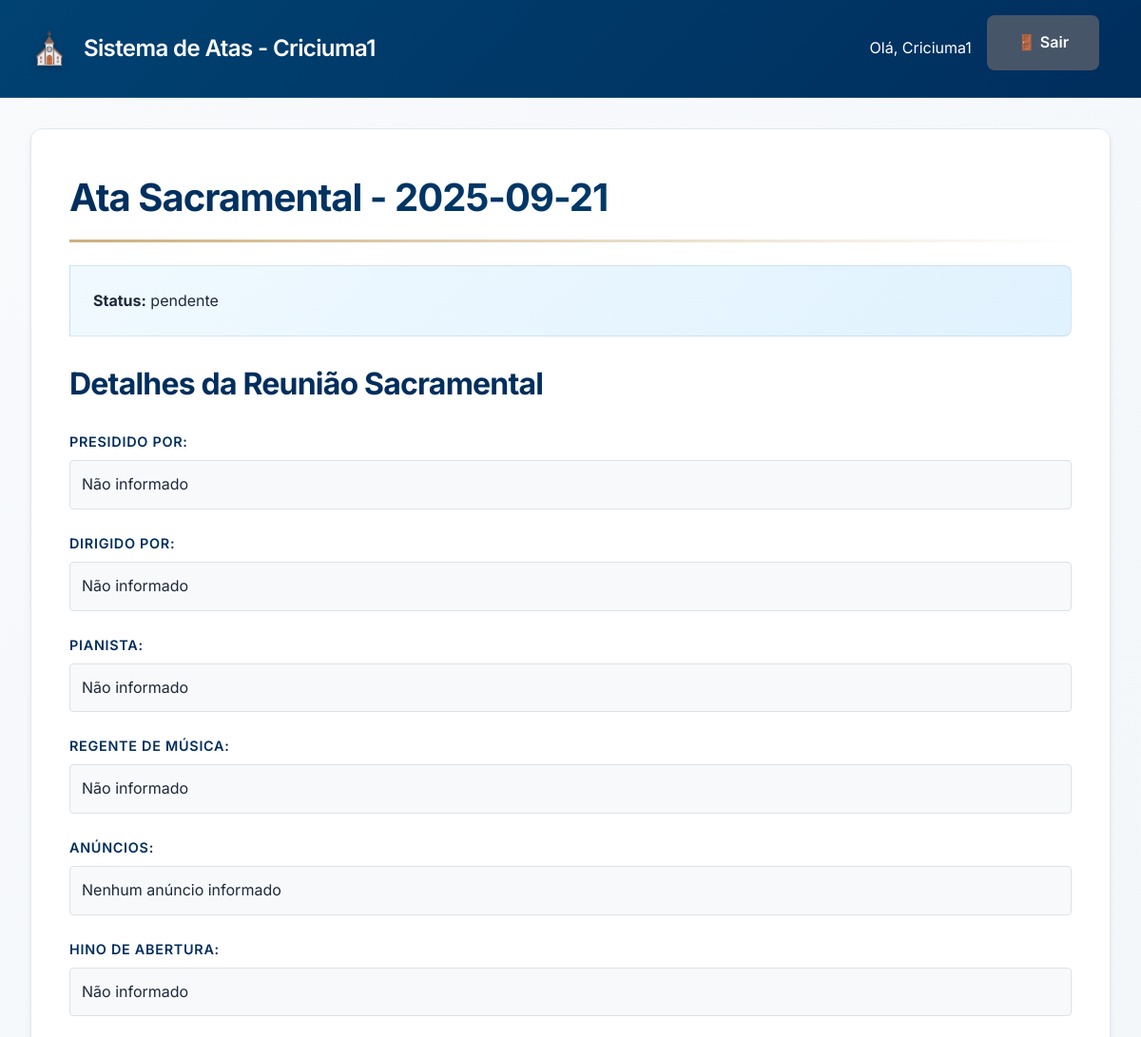
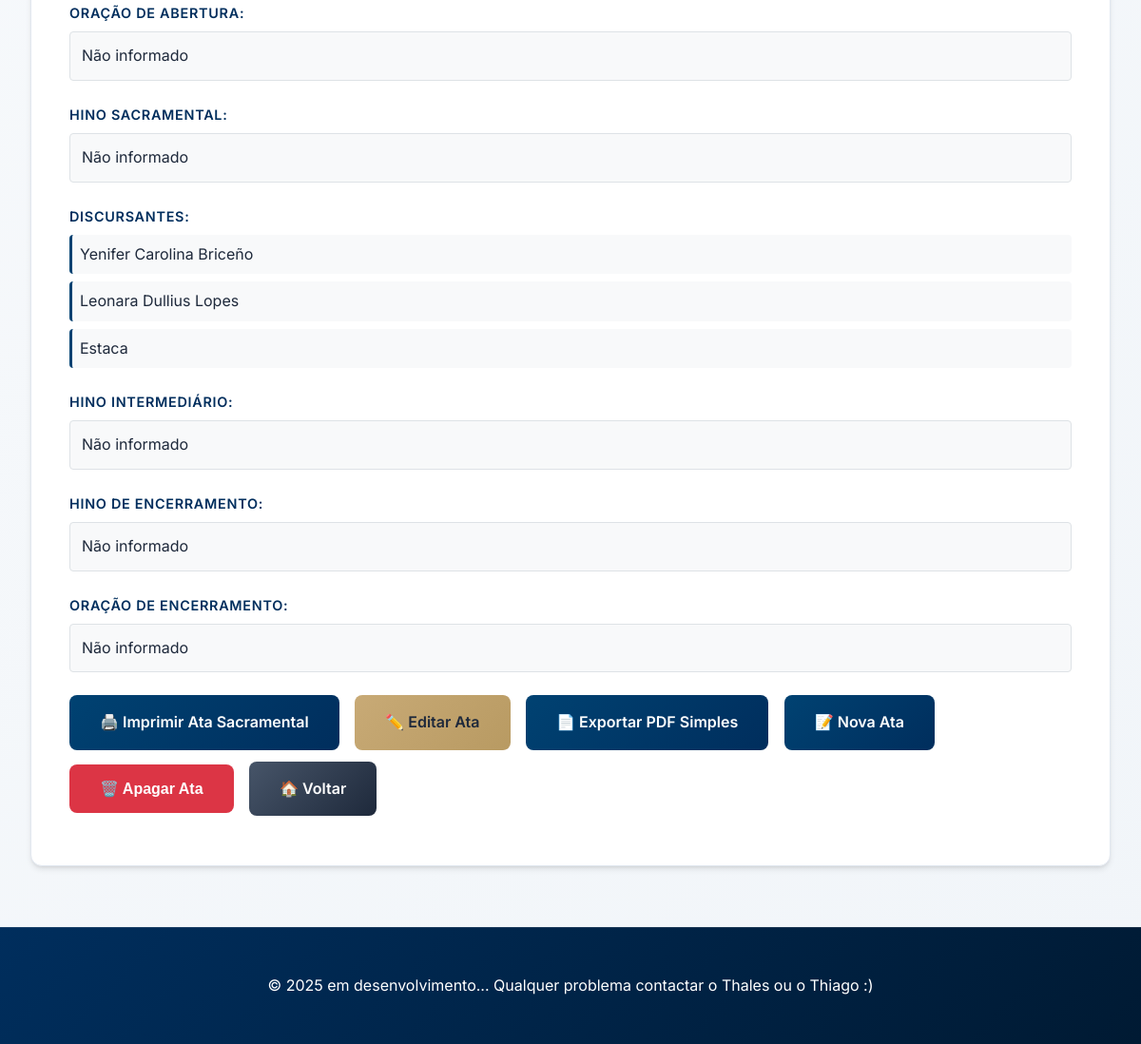
Screenshot of /ata/4 (signed in) with the database file from the repository (2 pictures, top to bottom).
### tables this page shows
CREATE TABLE atas (
    id INTEGER PRIMARY KEY AUTOINCREMENT,
    tipo TEXT NOT NULL,
    data TEXT NOT NULL,
    status TEXT DEFAULT 'pendente',
    ala_id INTEGER NOT NULL,
    FOREIGN KEY(ala_id) REFERENCES users(id)
);

CREATE TABLE sacramental (
    id INTEGER PRIMARY KEY AUTOINCREMENT,
    ata_id INTEGER,
    presidido TEXT,
    dirigido TEXT,
    pianista TEXT,
    regente_musica TEXT,
    anuncios TEXT,
    hinos TEXT,
    oracoes TEXT,
    discursantes TEXT,
    hino_sacramental TEXT,
    hino_intermediario TEXT,
    FOREIGN KEY(ata_id) REFERENCES atas(id) ON DELETE CASCADE
);

### app.py (the view, shortened to what this page needs)
@app.route("/ata/<int:ata_id>")
@login_required
def visualizar_ata(ata_id):
    conn = get_db()
    ata = conn.execute(
        "SELECT * FROM atas WHERE id=? AND ala_id=?",
        (ata_id, session['user_id'])
    ).fetchone()
    if not ata:
        flash("Ata não encontrada ou você não tem permissão para visualizá-la.", "error")
        return redirect(url_for("index"))
    if ata["tipo"] == "sacramental":
        detalhes = conn.execute("SELECT * FROM sacramental WHERE ata_id=?", (ata_id,)).fetchone()
        if detalhes:
            detalhes_dict = dict(detalhes)
            if detalhes_dict.get('hinos'):
                hinos = json.loads(detalhes_dict['hinos'])
                detalhes_dict['hino_abertura'] = hinos[0] if len(hinos) > 0 else ''
                detalhes_dict['hino_encerramento'] = hinos[1] if len(hinos) > 1 else ''
            if detalhes_dict.get('oracoes'):
                oracoes = json.loads(detalhes_dict['oracoes'])
                detalhes_dict['oracao_abertura'] = oracoes[0] if len(oracoes) > 0 else ''
                detalhes_dict['oracao_encerramento'] = oracoes[1] if len(oracoes) > 1 else ''
            if detalhes_dict.get('discursantes'):
                detalhes_dict['discursantes'] = json.loads(detalhes_dict['discursantes'])
            if detalhes_dict.get('anuncios'):
                detalhes_dict['anuncios'] = json.loads(detalhes_dict['anuncios'])
            detalhes = detalhes_dict
    return render_template("visualizar_ata.html", ata=ata, detalhes=detalhes or {})

### app.py (called while the page is built)
def get_db():
    conn = sqlite3.connect(DB_PATH)
    conn.row_factory = sqlite3.Row
    return conn

def login_required(f):
    @wraps(f)
    def decorated_function(*args, **kwargs):
        if not session.get('logged_in'):
            flash('Por favor, faça login para acessar esta página.', 'error')
            return redirect(url_for('login'))
        return f(*args, **kwargs)
    return decorated_function

@app.context_processor
def inject_flash_messages():
    messages = []
    return dict(flash_messages=messages)

### templates/visualizar_ata.html (shortened to what this page needs)
{% extends "base.html" %}
{% block content %}
<div class="content-card">
    <h1>Ata {{ ata.tipo.capitalize() }} - {{ ata.data }}</h1>
    <div class="info-card">
        <p><strong>Status:</strong> {{ ata.status|default('Completa', true) }}</p>
    </div>
    {% if ata.tipo == 'sacramental' %}
    <div class="ata-details">
        <h2>Detalhes da Reunião Sacramental</h2>
        <div class="form-group">
            <label>Presidido por:</label>
            <div class="info-value">{{ detalhes.presidido or 'Não informado' }}</div>
        </div>
        <div class="form-group">
            <label>Dirigido por:</label>
            <div class="info-value">{{ detalhes.dirigido or 'Não informado' }}</div>
        </div>
        <div class="form-group">
            <label>Pianista:</label>
            <div class="info-value">{{ detalhes.pianista or 'Não informado' }}</div>
        </div>
        <div class="form-group">
            <label>Regente de Música:</label>
            <div class="info-value">{{ detalhes.regente_musica or 'Não informado' }}</div>
        </div>
        <div class="form-group">
            <label>Anúncios:</label>
            {% if detalhes.anuncios and detalhes.anuncios|length > 0 %}
            <ul class="dynamic-list">
                {% for anuncio in detalhes.anuncios %}
                    {% if anuncio and anuncio.strip() %}
                    <li>{{ anuncio }}</li>
                    {% endif %}
                {% endfor %}
            </ul>
            {% else %}
            <div class="info-value">Nenhum anúncio informado</div>
            {% endif %}
        </div>
        <div class="form-group">
            <label>Hino de Abertura:</label>
            <div class="info-value">{{ detalhes.hino_abertura or 'Não informado' }}</div>
        </div>
        <div class="form-group">
            <label>Oração de Abertura:</label>
            <div class="info-value">{{ detalhes.oracao_abertura or 'Não informado' }}</div>
        </div>
        <div class="form-group">
            <label>Hino Sacramental:</label>
            <div class="info-value">{{ detalhes.hino_sacramental or 'Não informado' }}</div>
        </div>
        <div class="form-group">
            <label>Discursantes:</label>
            {% if detalhes.discursantes and detalhes.discursantes|length > 0 %}
            <ul class="dynamic-list">
                {% for d in detalhes.discursantes %}
                    {% if d and d.strip() %}
                    <li>{{ d }}</li>
                    {% endif %}
                {% endfor %}
            </ul>
            {% else %}
            <div class="info-value">Nenhum discursante informado</div>
            {% endif %}
        </div>
        <div class="form-group">
            <label>Hino Intermediário:</label>
            <div class="info-value">{{ detalhes.hino_intermediario or 'Não informado' }}</div>
        </div>
        <div class="form-group">
            <label>Hino de Encerramento:</label>
            <div class="info-value">{{ detalhes.hino_encerramento or 'Não informado' }}</div>
        </div>
        <div class="form-group">
            <label>Oração de Encerramento:</label>
            <div class="info-value">{{ detalhes.oracao_encerramento or 'Não informado' }}</div>
        </div>
    </div>
    {% endif %}
    <div class="form-actions">
        <a href="{{ url_for('exportar_sacramental_pdf', ata_id=ata.id) }}" class="btn" style="background: linear-gradient(135deg, #004272 0%, #002e5d 100%);">
            🖨️ Imprimir Ata Sacramental
        </a>
        <a href="{{ url_for('editar_ata', ata_id=ata.id) }}" class="btn btn-gold">✏️ Editar Ata</a>
        <a href="{{ url_for('exportar_pdf', ata_id=ata.id) }}" class="btn">📄 Exportar PDF Simples</a>
        <a href="{{ url_for('nova_ata') }}" class="btn">📝 Nova Ata</a>
        <button type="button" onclick="confirmarExclusao({{ ata.id }})" class="btn btn-danger">🗑️ Apagar Ata</button>
        <a href="{{ url_for('index') }}" class="btn btn-secondary">🏠 Voltar</a>
    </div>
</div>
{% endblock %}

### static/css/style.css (style rules this page uses)
:root { --church-blue: #004272; --church-dark-blue: #002e5d; --church-gold: #c8aa76; --church-light: #f8fafc; --church-white: #ffffff; --church-gray-100: #f1f5f9; --church-gray-200: #e2e8f0; --church-gray-300: #cbd5e1; --church-gray-600: #475569; --church-gray-800: #1e293b; --shadow-sm: 0 1px 2px 0 rgb(0 0 0 / 0.05); --shadow: 0 4px 6px -1px rgb(0 0 0 / 0.1), 0 2px 4px -2px rgb(0 0 0 / 0.1); --shadow-lg: 0 10px 15px -3px rgb(0 0 0 / 0.1), 0 4px 6px -4px rgb(0 0 0 / 0.1); --radius: 12px; --radius-sm: 8px; }
* { margin: 0; padding: 0; box-sizing: border-box; }
body { font-family: 'Inter', 'Segoe UI', system-ui, sans-serif; line-height: 1.6; color: var(--church-gray-800); background: linear-gradient(135deg, #f8fafc 0%, #f1f5f9 100%); min-height: 100vh; }
.content-card { background: var(--church-white); border-radius: var(--radius); padding: 2.5rem; box-shadow: var(--shadow); border: 1px solid var(--church-gray-200); backdrop-filter: blur(10px); transition: all 0.3s ease; }
h1, h2, h3 { color: var(--church-dark-blue); margin-bottom: 1.5rem; font-weight: 700; letter-spacing: -0.025em; }
h1 { font-size: 2.5rem; background: linear-gradient(135deg, var(--church-dark-blue) 0%, var(--church-blue) 100%); -webkit-background-clip: text; -webkit-text-fill-color: transparent; background-clip: text; padding-bottom: 0.75rem; border-bottom: 3px solid; border-image: linear-gradient(135deg, var(--church-gold) 0%, transparent 100%) 1; }
h2 { font-size: 2rem; }
.form-group { margin-bottom: 1.5rem; }
label { display: block; margin-bottom: 0.5rem; color: var(--church-dark-blue); font-weight: 600; font-size: 0.9rem; text-transform: uppercase; letter-spacing: 0.05em; }
.btn { display: inline-flex; align-items: center; gap: 0.5rem; padding: 1rem 2rem; background: linear-gradient(135deg, var(--church-blue) 0%, var(--church-dark-blue) 100%); color: white; text-decoration: none; border: none; border-radius: var(--radius-sm); cursor: pointer; font-size: 1rem; font-weight: 600; transition: all 0.3s ease; margin-right: 0.75rem; margin-bottom: 0.75rem; position: relative; overflow: hidden; }
.btn::before { content: ''; position: absolute; top: 0; left: -100%; width: 100%; height: 100%; background: linear-gradient(90deg, transparent, rgba(255,255,255,0.2), transparent); transition: left 0.5s; }
.btn-secondary { background: linear-gradient(135deg, var(--church-gray-600) 0%, var(--church-gray-800) 100%); }
.btn-gold { background: linear-gradient(135deg, var(--church-gold) 0%, #b89a62 100%); color: var(--church-gray-800); }
.btn-danger { background: linear-gradient(135deg, #dc2626 0%, #b91c1c 100%); }
.info-card { background: linear-gradient(135deg, #f0f9ff 0%, #e0f2fe 100%); border-left: 4px solid var(--church-blue); padding: 1.5rem; margin: 1.5rem 0; border-radius: 0 var(--radius-sm) var(--radius-sm) 0; border: 1px solid rgba(0, 66, 114, 0.1); }

### templates/visualizar_ata.html (style rules this page uses)
.info-value { padding: 0.75rem; background: #f8f9fa; border: 1px solid #dee2e6; border-radius: 4px; margin-top: 0.25rem; }
.ata-details .form-group { margin-bottom: 1.5rem; }
.ata-details label { font-weight: 600; color: var(--church-dark-blue); }
.dynamic-list { list-style: none; padding-left: 0; }
.dynamic-list li { padding: 0.5rem; background: #f8f9fa; margin-bottom: 0.5rem; border-radius: 4px; border-left: 3px solid var(--church-blue); }
.btn-danger { background: #dc3545; border-color: #dc3545; }

### rows the page displays
atas: tipo "Sacramental", data "2025-09-21", status "pendente"
sacramental: presidido "Não informado", dirigido "Não informado", pianista "Não informado", regente_musica "Não informado", hino_sacramental "Não informado", hino_intermediario "Não informado"

### other values shown
{{ session.username }} "Criciuma1"
{{ detalhes.hino_abertura or 'Não informado' }} "Não informado"
{{ detalhes.oracao_abertura or 'Não informado' }} "Não informado"
{{ d }} "Yenifer Carolina Briceño" "Leonara Dullius Lopes" "Estaca"
{{ detalhes.hino_encerramento or 'Não informado' }} "Não informado"
{{ detalhes.oracao_encerramento or 'Não informado' }} "Não informado"
